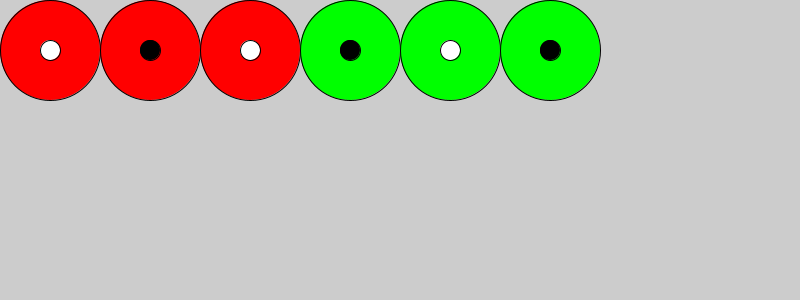
Frame 1 (no input)
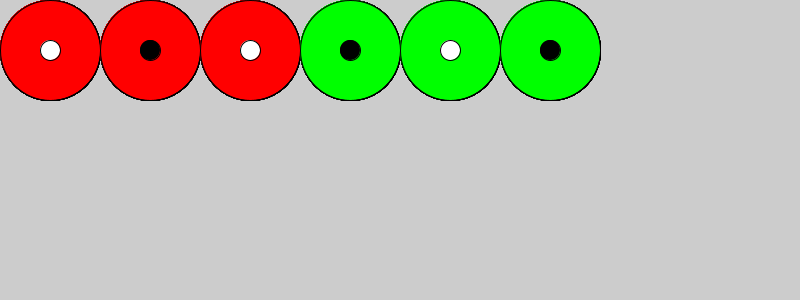
Frame 60 (the mouse pressed at the canvas centre just before this capture)
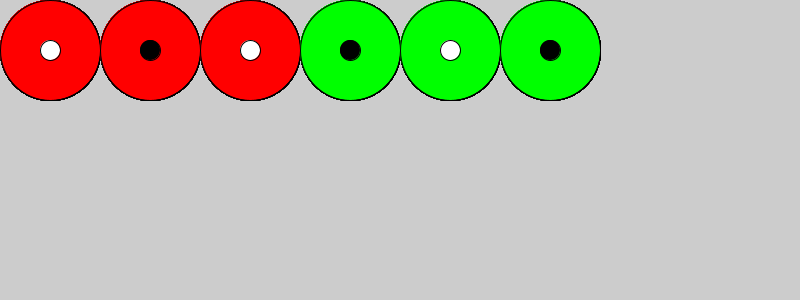
Frame 120 (the mouse held since frame 60 and released just before this capture)

The Processing sketch that drew these frames (run headless with seeded random() and noise(); from frame 60 on, the mouse is pressed at the canvas centre):

// Processing sketch: Programing1Lesson07Sample05
// ── Programing1Lesson07Sample05.pde
void setup() {
  size(800, 300);
}

void draw() {
  int xy = 100;//円の最大直径
  int n = 3;//繰り返し回数(n回)
  

  //赤の円をnつ横並びに描画
  for(int i=0; i<n; i++) {
    fill(255, 0, 0);
    ellipseMode(CORNER);
    ellipse(0 + xy*i, 0, xy, xy);
  }
  
  //緑の円をnつ横並びに描画
  for(int i=0; i<n; i++) {
    fill(0, 255, 0);
    ellipseMode(CORNER);
    ellipse(xy*n + xy*i, 0, xy, xy);
  }
  
  int xyMini = 20;//円の直径
  
  for(int i=0; i<n*2; i++) {
    if(i%2 == 0)fill(255);
    else fill(0);
    ellipseMode(CENTER);
    ellipse(xy/2 + xy*i, xy/2, xyMini, xyMini);
  }
  
}
